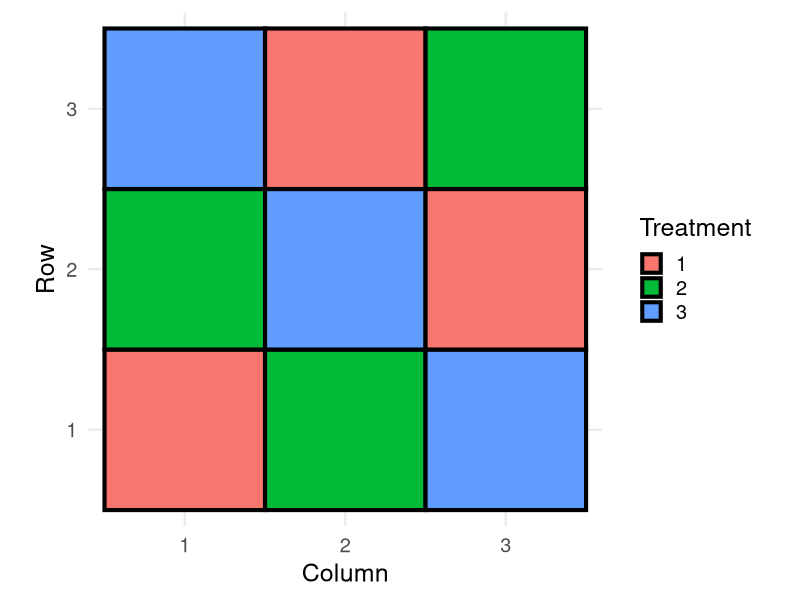
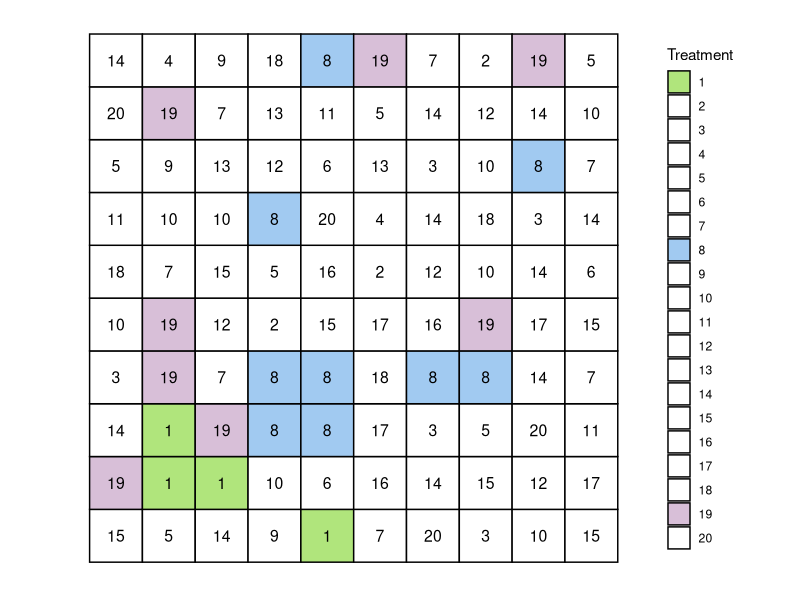

These charts were generated, in order, by the following R code:
## ---- chunk 1
#| message: false
#| echo: false
#| fig-width: 5
#| fig-height: 3
#| fig-cap: "A $3 \\times 3$ Latin square design."
library(tidyverse)
lsd3 <- tibble(
  row = rep(1:3, each = 3),
  col = rep(1:3, 3),
  treatment = c(1, 2, 3, 2, 3, 1, 3, 1, 2)
) |> 
  mutate(across(everything(), as.factor))
lsd3 |> 
  ggplot(aes(col, row, fill = treatment)) +
  geom_tile(color = "black", linewidth = 1.4) +
  theme_minimal(base_size = 18) +
  labs(x = "Column", y = "Row", fill = "Treatment") +
  coord_equal()
## ---- chunk 2
#| echo: false
#| tbl-cap: "The design elements of @fig-lsd with $\\Omega$ and $T$ as defined in @def-exp and $F_R$ and $F_C$ as defined in @def-rowcol. The $n=9$-vectors $\\boldsymbol{x}_{R_i}$ for $i = 1, 2, 3$, $\\boldsymbol{x}_{C_j}$  for $j = 1, 2, 3$ and $\\boldsymbol{x}_{T_k}$ for $k = 1, 2, 3$ are the orthonormal basis of $V_R$, $V_C$ and $V_T$, respectively."
lsd3 |> 
  mutate(unit = 1:n(), .before = row) |>
  bind_cols(model.matrix(~ row - 1, data = lsd3)) |>
  bind_cols(model.matrix(~ col - 1, data = lsd3)) |>
  bind_cols(model.matrix(~ treatment - 1, data = lsd3)) |> 
  knitr::kable(col.names = c("$\\omega \\in \\Omega$", "$F_R(\\omega)$", "$F_C(\\omega)$", "$T(\\omega)$", "$\\boldsymbol{x}_{R_1}$", "$\\boldsymbol{x}_{R_2}$", "$\\boldsymbol{x}_{R_3}$", "$\\boldsymbol{x}_{C_1}$", "$\\boldsymbol{x}_{C_2}$", "$\\boldsymbol{x}_{C_3}$", "$\\boldsymbol{x}_{T_1}$", "$\\boldsymbol{x}_{T_2}$", "$\\boldsymbol{x}_{T_3}$")) 
## ---- chunk 3
#| message: false
#| echo: false
#| warning: false
#| fig-width: 8
#| fig-height: 8
#| fig-scap: "Example for clustering"
#| fig-cap: "The figure presents an example of clustering: multiple replications of treatment 8 are grouped together, while treatments 1 and 19 are always adjacent to each other."
library(dplyr)
library(ggplot2)

design_df <- expand.grid(row = 1:10, col = 1:10)
set.seed(123)

design_df$treatment <- sample(1:20, size = nrow(design_df), replace = TRUE)  

design_df$treatment[c(33, 34, 43, 44)] <- 8  


design_df$treatment[c(12, 13, 22)] <- 1 
design_df$treatment[c(14, 15, 23)] <- 19 


ggplot(design_df, aes(x = col, y = row)) +
  geom_tile(aes(fill = factor(treatment)), color = "black", size = 0.5) +
  geom_text(aes(label = treatment), color = "black", size = 4) +  
  scale_fill_manual(values = c("8" = "#A1CAF1",   
                               "1" = "#B0E57C",   
                               "19" = "#D8BFD8",  
                               "2" = "white", "3" = "white", "4" = "white", 
                               "5" = "white", "6" = "white", "7" = "white", 
                               "9" = "white", "10" = "white", "11" = "white", 
                               "12" = "white", "13" = "white", "14" = "white", 
                               "15" = "white", "16" = "white", "17" = "white", 
                               "18" = "white", "20" = "white"), na.value = "white") +  
  coord_fixed() +  
  labs(fill = "Treatment") +
  theme_minimal() +
  theme(
    axis.title = element_blank(),
    axis.text = element_blank(),
    axis.ticks = element_blank(),
    panel.grid = element_blank()
  )
